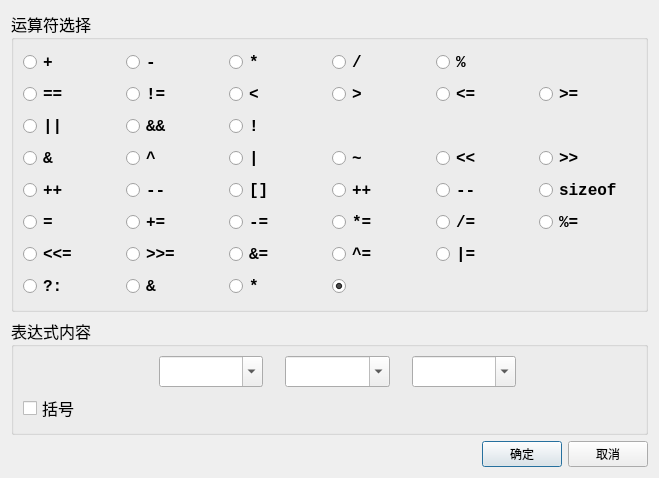
<?xml version="1.0" encoding="UTF-8"?>
<ui version="4.0">
 <class>CExpModifyDialog</class>
 <widget class="QDialog" name="CExpModifyDialog">
  <property name="geometry">
   <rect>
    <x>0</x>
    <y>0</y>
    <width>659</width>
    <height>478</height>
   </rect>
  </property>
  <property name="windowTitle">
   <string>编辑表达式</string>
  </property>
  <layout class="QVBoxLayout" name="verticalLayout_2">
   <item>
    <widget class="QGroupBox" name="groupBox">
     <property name="sizePolicy">
      <sizepolicy hsizetype="Preferred" vsizetype="Expanding">
       <horstretch>0</horstretch>
       <verstretch>0</verstretch>
      </sizepolicy>
     </property>
     <property name="font">
      <font>
       <family>宋体</family>
       <pointsize>12</pointsize>
      </font>
     </property>
     <property name="title">
      <string>运算符选择</string>
     </property>
     <layout class="QGridLayout" name="gridLayout">
      <item row="0" column="0">
       <widget class="QRadioButton" name="rb_jia">
        <property name="font">
         <font>
          <family>Consolas</family>
          <pointsize>12</pointsize>
          <weight>75</weight>
          <bold>true</bold>
         </font>
        </property>
        <property name="toolTip">
         <string>加法</string>
        </property>
        <property name="text">
         <string>+</string>
        </property>
       </widget>
      </item>
      <item row="0" column="1">
       <widget class="QRadioButton" name="rb_jian">
        <property name="font">
         <font>
          <family>Consolas</family>
          <pointsize>12</pointsize>
          <weight>75</weight>
          <bold>true</bold>
         </font>
        </property>
        <property name="toolTip">
         <string>减法</string>
        </property>
        <property name="text">
         <string>-</string>
        </property>
       </widget>
      </item>
      <item row="0" column="2">
       <widget class="QRadioButton" name="rb_cheng">
        <property name="font">
         <font>
          <family>Consolas</family>
          <pointsize>12</pointsize>
          <weight>75</weight>
          <bold>true</bold>
         </font>
        </property>
        <property name="toolTip">
         <string>乘法</string>
        </property>
        <property name="text">
         <string>*</string>
        </property>
       </widget>
      </item>
      <item row="0" column="3">
       <widget class="QRadioButton" name="rb_chu">
        <property name="font">
         <font>
          <family>Consolas</family>
          <pointsize>12</pointsize>
          <weight>75</weight>
          <bold>true</bold>
         </font>
        </property>
        <property name="toolTip">
         <string>除法</string>
        </property>
        <property name="text">
         <string>/</string>
        </property>
       </widget>
      </item>
      <item row="0" column="4">
       <widget class="QRadioButton" name="rb_qiuyu">
        <property name="font">
         <font>
          <family>Consolas</family>
          <pointsize>12</pointsize>
          <weight>75</weight>
          <bold>true</bold>
         </font>
        </property>
        <property name="toolTip">
         <string>求余</string>
        </property>
        <property name="text">
         <string>%</string>
        </property>
       </widget>
      </item>
      <item row="1" column="0">
       <widget class="QRadioButton" name="rb_dengyu">
        <property name="font">
         <font>
          <family>Consolas</family>
          <pointsize>12</pointsize>
          <weight>75</weight>
          <bold>true</bold>
         </font>
        </property>
        <property name="toolTip">
         <string>判等</string>
        </property>
        <property name="text">
         <string>==</string>
        </property>
       </widget>
      </item>
      <item row="1" column="1">
       <widget class="QRadioButton" name="rb_budengyu">
        <property name="font">
         <font>
          <family>Consolas</family>
          <pointsize>12</pointsize>
          <weight>75</weight>
          <bold>true</bold>
         </font>
        </property>
        <property name="toolTip">
         <string>不等于</string>
        </property>
        <property name="text">
         <string>!=</string>
        </property>
       </widget>
      </item>
      <item row="1" column="2">
       <widget class="QRadioButton" name="rb_xiaoyu">
        <property name="font">
         <font>
          <family>Consolas</family>
          <pointsize>12</pointsize>
          <weight>75</weight>
          <bold>true</bold>
         </font>
        </property>
        <property name="toolTip">
         <string>小于</string>
        </property>
        <property name="text">
         <string>&lt;</string>
        </property>
       </widget>
      </item>
      <item row="1" column="3">
       <widget class="QRadioButton" name="rb_dayu">
        <property name="font">
         <font>
          <family>Consolas</family>
          <pointsize>12</pointsize>
          <weight>75</weight>
          <bold>true</bold>
         </font>
        </property>
        <property name="toolTip">
         <string>大于</string>
        </property>
        <property name="text">
         <string>&gt;</string>
        </property>
       </widget>
      </item>
      <item row="1" column="4">
       <widget class="QRadioButton" name="rb_xydy">
        <property name="font">
         <font>
          <family>Consolas</family>
          <pointsize>12</pointsize>
          <weight>75</weight>
          <bold>true</bold>
         </font>
        </property>
        <property name="toolTip">
         <string>不大于</string>
        </property>
        <property name="text">
         <string>&lt;=</string>
        </property>
       </widget>
      </item>
      <item row="1" column="5">
       <widget class="QRadioButton" name="rb_dydy">
        <property name="font">
         <font>
          <family>Consolas</family>
          <pointsize>12</pointsize>
          <weight>75</weight>
          <bold>true</bold>
         </font>
        </property>
        <property name="toolTip">
         <string>不小于</string>
        </property>
        <property name="text">
         <string>&gt;=</string>
        </property>
       </widget>
      </item>
      <item row="2" column="0">
       <widget class="QRadioButton" name="rb_lj_huo">
        <property name="font">
         <font>
          <family>Consolas</family>
          <pointsize>12</pointsize>
          <weight>75</weight>
          <bold>true</bold>
         </font>
        </property>
        <property name="toolTip">
         <string>逻辑或</string>
        </property>
        <property name="text">
         <string>||</string>
        </property>
       </widget>
      </item>
      <item row="2" column="1">
       <widget class="QRadioButton" name="rb_lj_qie">
        <property name="font">
         <font>
          <family>Consolas</family>
          <pointsize>12</pointsize>
          <weight>75</weight>
          <bold>true</bold>
         </font>
        </property>
        <property name="toolTip">
         <string>逻辑且</string>
        </property>
        <property name="text">
         <string>&amp;&amp;&amp;&amp;</string>
        </property>
       </widget>
      </item>
      <item row="2" column="2">
       <widget class="QRadioButton" name="rb_lj_fei">
        <property name="font">
         <font>
          <family>Consolas</family>
          <pointsize>12</pointsize>
          <weight>75</weight>
          <bold>true</bold>
         </font>
        </property>
        <property name="toolTip">
         <string>逻辑非</string>
        </property>
        <property name="text">
         <string>!</string>
        </property>
       </widget>
      </item>
      <item row="3" column="0">
       <widget class="QRadioButton" name="rb_aw_yu">
        <property name="font">
         <font>
          <family>Consolas</family>
          <pointsize>12</pointsize>
          <weight>75</weight>
          <bold>true</bold>
         </font>
        </property>
        <property name="toolTip">
         <string>按位与</string>
        </property>
        <property name="text">
         <string>&amp;&amp;</string>
        </property>
       </widget>
      </item>
      <item row="3" column="1">
       <widget class="QRadioButton" name="rb_aw_yihuo">
        <property name="font">
         <font>
          <family>Consolas</family>
          <pointsize>12</pointsize>
          <weight>75</weight>
          <bold>true</bold>
         </font>
        </property>
        <property name="toolTip">
         <string>按位异或</string>
        </property>
        <property name="text">
         <string>^</string>
        </property>
       </widget>
      </item>
      <item row="3" column="2">
       <widget class="QRadioButton" name="rb_aw_huo">
        <property name="font">
         <font>
          <family>Consolas</family>
          <pointsize>12</pointsize>
          <weight>75</weight>
          <bold>true</bold>
         </font>
        </property>
        <property name="toolTip">
         <string>按位或</string>
        </property>
        <property name="text">
         <string>|</string>
        </property>
       </widget>
      </item>
      <item row="3" column="3">
       <widget class="QRadioButton" name="rb_aw_qiufan">
        <property name="font">
         <font>
          <family>Consolas</family>
          <pointsize>12</pointsize>
          <weight>75</weight>
          <bold>true</bold>
         </font>
        </property>
        <property name="toolTip">
         <string>按位求反</string>
        </property>
        <property name="text">
         <string>~</string>
        </property>
       </widget>
      </item>
      <item row="3" column="4">
       <widget class="QRadioButton" name="rb_aw_zuoyi">
        <property name="font">
         <font>
          <family>Consolas</family>
          <pointsize>12</pointsize>
          <weight>75</weight>
          <bold>true</bold>
         </font>
        </property>
        <property name="toolTip">
         <string>按位左移</string>
        </property>
        <property name="text">
         <string>&lt;&lt;</string>
        </property>
       </widget>
      </item>
      <item row="3" column="5">
       <widget class="QRadioButton" name="rb_aw_youyi">
        <property name="font">
         <font>
          <family>Consolas</family>
          <pointsize>12</pointsize>
          <weight>75</weight>
          <bold>true</bold>
         </font>
        </property>
        <property name="toolTip">
         <string>按位右移</string>
        </property>
        <property name="text">
         <string>&gt;&gt;</string>
        </property>
       </widget>
      </item>
      <item row="4" column="0">
       <widget class="QRadioButton" name="rb_houzijia">
        <property name="font">
         <font>
          <family>Consolas</family>
          <pointsize>12</pointsize>
          <weight>75</weight>
          <bold>true</bold>
         </font>
        </property>
        <property name="toolTip">
         <string>自加（后）</string>
        </property>
        <property name="text">
         <string>++</string>
        </property>
       </widget>
      </item>
      <item row="4" column="1">
       <widget class="QRadioButton" name="rb_huozijian">
        <property name="font">
         <font>
          <family>Consolas</family>
          <pointsize>12</pointsize>
          <weight>75</weight>
          <bold>true</bold>
         </font>
        </property>
        <property name="toolTip">
         <string>自减（后）</string>
        </property>
        <property name="text">
         <string>--</string>
        </property>
       </widget>
      </item>
      <item row="4" column="2">
       <widget class="QRadioButton" name="rb_xiabiao">
        <property name="font">
         <font>
          <family>Consolas</family>
          <pointsize>12</pointsize>
          <weight>75</weight>
          <bold>true</bold>
         </font>
        </property>
        <property name="toolTip">
         <string>下标运算</string>
        </property>
        <property name="text">
         <string>[]</string>
        </property>
       </widget>
      </item>
      <item row="4" column="3">
       <widget class="QRadioButton" name="rb_qianzijia">
        <property name="font">
         <font>
          <family>Consolas</family>
          <pointsize>12</pointsize>
          <weight>75</weight>
          <bold>true</bold>
         </font>
        </property>
        <property name="toolTip">
         <string>自加（前）</string>
        </property>
        <property name="text">
         <string>++</string>
        </property>
       </widget>
      </item>
      <item row="4" column="4">
       <widget class="QRadioButton" name="rb_qianzijian">
        <property name="font">
         <font>
          <family>Consolas</family>
          <pointsize>12</pointsize>
          <weight>75</weight>
          <bold>true</bold>
         </font>
        </property>
        <property name="toolTip">
         <string>自减（前）</string>
        </property>
        <property name="text">
         <string>--</string>
        </property>
       </widget>
      </item>
      <item row="4" column="5">
       <widget class="QRadioButton" name="rb_sizeof">
        <property name="font">
         <font>
          <family>Consolas</family>
          <pointsize>12</pointsize>
          <weight>75</weight>
          <bold>true</bold>
         </font>
        </property>
        <property name="toolTip">
         <string>求长度</string>
        </property>
        <property name="text">
         <string>sizeof</string>
        </property>
       </widget>
      </item>
      <item row="5" column="0">
       <widget class="QRadioButton" name="rb_fz">
        <property name="font">
         <font>
          <family>Consolas</family>
          <pointsize>12</pointsize>
          <weight>75</weight>
          <bold>true</bold>
         </font>
        </property>
        <property name="toolTip">
         <string>赋值</string>
        </property>
        <property name="text">
         <string>=</string>
        </property>
       </widget>
      </item>
      <item row="5" column="1">
       <widget class="QRadioButton" name="rb_fz_jia">
        <property name="font">
         <font>
          <family>Consolas</family>
          <pointsize>12</pointsize>
          <weight>75</weight>
          <bold>true</bold>
         </font>
        </property>
        <property name="toolTip">
         <string>加赋值</string>
        </property>
        <property name="text">
         <string>+=</string>
        </property>
       </widget>
      </item>
      <item row="5" column="2">
       <widget class="QRadioButton" name="rb_fz_jian">
        <property name="font">
         <font>
          <family>Consolas</family>
          <pointsize>12</pointsize>
          <weight>75</weight>
          <bold>true</bold>
         </font>
        </property>
        <property name="toolTip">
         <string>减赋值</string>
        </property>
        <property name="text">
         <string>-=</string>
        </property>
       </widget>
      </item>
      <item row="5" column="3">
       <widget class="QRadioButton" name="rb_fz_cheng">
        <property name="font">
         <font>
          <family>Consolas</family>
          <pointsize>12</pointsize>
          <weight>75</weight>
          <bold>true</bold>
         </font>
        </property>
        <property name="toolTip">
         <string>乘赋值</string>
        </property>
        <property name="text">
         <string>*=</string>
        </property>
       </widget>
      </item>
      <item row="5" column="4">
       <widget class="QRadioButton" name="rb_fz_chu">
        <property name="font">
         <font>
          <family>Consolas</family>
          <pointsize>12</pointsize>
          <weight>75</weight>
          <bold>true</bold>
         </font>
        </property>
        <property name="toolTip">
         <string>除赋值</string>
        </property>
        <property name="text">
         <string>/=</string>
        </property>
       </widget>
      </item>
      <item row="5" column="5">
       <widget class="QRadioButton" name="rb_fz_qiuyu">
        <property name="font">
         <font>
          <family>Consolas</family>
          <pointsize>12</pointsize>
          <weight>75</weight>
          <bold>true</bold>
         </font>
        </property>
        <property name="toolTip">
         <string>求余赋值</string>
        </property>
        <property name="text">
         <string>%=</string>
        </property>
       </widget>
      </item>
      <item row="6" column="0">
       <widget class="QRadioButton" name="rb_fz_zuoyi">
        <property name="font">
         <font>
          <family>Consolas</family>
          <pointsize>12</pointsize>
          <weight>75</weight>
          <bold>true</bold>
         </font>
        </property>
        <property name="toolTip">
         <string>左移赋值</string>
        </property>
        <property name="text">
         <string>&lt;&lt;=</string>
        </property>
       </widget>
      </item>
      <item row="6" column="1">
       <widget class="QRadioButton" name="rb_fz_youyi">
        <property name="font">
         <font>
          <family>Consolas</family>
          <pointsize>12</pointsize>
          <weight>75</weight>
          <bold>true</bold>
         </font>
        </property>
        <property name="toolTip">
         <string>右移赋值</string>
        </property>
        <property name="text">
         <string>&gt;&gt;=</string>
        </property>
       </widget>
      </item>
      <item row="6" column="2">
       <widget class="QRadioButton" name="rb_fz_yu">
        <property name="font">
         <font>
          <family>Consolas</family>
          <pointsize>12</pointsize>
          <weight>75</weight>
          <bold>true</bold>
         </font>
        </property>
        <property name="toolTip">
         <string>与赋值</string>
        </property>
        <property name="text">
         <string>&amp;&amp;=</string>
        </property>
       </widget>
      </item>
      <item row="6" column="3">
       <widget class="QRadioButton" name="rb_fz_yihuo">
        <property name="font">
         <font>
          <family>Consolas</family>
          <pointsize>12</pointsize>
          <weight>75</weight>
          <bold>true</bold>
         </font>
        </property>
        <property name="toolTip">
         <string>异或赋值</string>
        </property>
        <property name="text">
         <string>^=</string>
        </property>
       </widget>
      </item>
      <item row="6" column="4">
       <widget class="QRadioButton" name="rb_fz_huo">
        <property name="font">
         <font>
          <family>Consolas</family>
          <pointsize>12</pointsize>
          <weight>75</weight>
          <bold>true</bold>
         </font>
        </property>
        <property name="toolTip">
         <string>或赋值</string>
        </property>
        <property name="text">
         <string>|=</string>
        </property>
       </widget>
      </item>
      <item row="7" column="0">
       <widget class="QRadioButton" name="rb_tiaojian">
        <property name="font">
         <font>
          <family>Consolas</family>
          <pointsize>12</pointsize>
          <weight>75</weight>
          <bold>true</bold>
         </font>
        </property>
        <property name="toolTip">
         <string>条件表达式</string>
        </property>
        <property name="text">
         <string>?:</string>
        </property>
       </widget>
      </item>
      <item row="7" column="1">
       <widget class="QRadioButton" name="rb_qvzhi">
        <property name="font">
         <font>
          <family>Consolas</family>
          <pointsize>12</pointsize>
          <weight>75</weight>
          <bold>true</bold>
         </font>
        </property>
        <property name="toolTip">
         <string>求左值的指针</string>
        </property>
        <property name="text">
         <string>&amp;&amp;</string>
        </property>
       </widget>
      </item>
      <item row="7" column="2">
       <widget class="QRadioButton" name="rb_jieyinyong">
        <property name="font">
         <font>
          <family>Consolas</family>
          <pointsize>12</pointsize>
          <weight>75</weight>
          <bold>true</bold>
         </font>
        </property>
        <property name="toolTip">
         <string>求指针的对象</string>
        </property>
        <property name="text">
         <string>*</string>
        </property>
       </widget>
      </item>
      <item row="7" column="3">
       <widget class="QRadioButton" name="rb_wufuhao">
        <property name="font">
         <font>
          <family>Consolas</family>
          <pointsize>12</pointsize>
          <weight>75</weight>
          <bold>true</bold>
         </font>
        </property>
        <property name="toolTip">
         <string>无运算符</string>
        </property>
        <property name="text">
         <string/>
        </property>
        <property name="checked">
         <bool>true</bool>
        </property>
       </widget>
      </item>
     </layout>
    </widget>
   </item>
   <item>
    <widget class="QGroupBox" name="groupBox_2">
     <property name="font">
      <font>
       <family>宋体</family>
       <pointsize>12</pointsize>
      </font>
     </property>
     <property name="title">
      <string>表达式内容</string>
     </property>
     <layout class="QVBoxLayout" name="verticalLayout">
      <item>
       <layout class="QHBoxLayout" name="horizontalLayout">
        <item>
         <spacer name="horizontalSpacer_2">
          <property name="orientation">
           <enum>Qt::Horizontal</enum>
          </property>
          <property name="sizeHint" stdset="0">
           <size>
            <width>40</width>
            <height>20</height>
           </size>
          </property>
         </spacer>
        </item>
        <item>
         <widget class="QLabel" name="lb_0">
          <property name="sizePolicy">
           <sizepolicy hsizetype="Preferred" vsizetype="Preferred">
            <horstretch>0</horstretch>
            <verstretch>0</verstretch>
           </sizepolicy>
          </property>
          <property name="font">
           <font>
            <family>Consolas</family>
            <weight>75</weight>
            <bold>true</bold>
           </font>
          </property>
          <property name="text">
           <string/>
          </property>
          <property name="alignment">
           <set>Qt::AlignCenter</set>
          </property>
         </widget>
        </item>
        <item>
         <widget class="QLabel" name="lb_1">
          <property name="sizePolicy">
           <sizepolicy hsizetype="Preferred" vsizetype="Preferred">
            <horstretch>0</horstretch>
            <verstretch>0</verstretch>
           </sizepolicy>
          </property>
          <property name="font">
           <font>
            <family>Consolas</family>
            <weight>75</weight>
            <bold>true</bold>
           </font>
          </property>
          <property name="text">
           <string/>
          </property>
          <property name="alignment">
           <set>Qt::AlignCenter</set>
          </property>
         </widget>
        </item>
        <item>
         <widget class="QComboBox" name="cb_1">
          <property name="sizePolicy">
           <sizepolicy hsizetype="Expanding" vsizetype="Fixed">
            <horstretch>0</horstretch>
            <verstretch>0</verstretch>
           </sizepolicy>
          </property>
          <property name="editable">
           <bool>true</bool>
          </property>
         </widget>
        </item>
        <item>
         <widget class="QLabel" name="lb_2">
          <property name="font">
           <font>
            <family>Consolas</family>
            <weight>75</weight>
            <bold>true</bold>
           </font>
          </property>
          <property name="text">
           <string/>
          </property>
          <property name="alignment">
           <set>Qt::AlignCenter</set>
          </property>
         </widget>
        </item>
        <item>
         <widget class="QComboBox" name="cb_2">
          <property name="enabled">
           <bool>true</bool>
          </property>
          <property name="sizePolicy">
           <sizepolicy hsizetype="Expanding" vsizetype="Fixed">
            <horstretch>0</horstretch>
            <verstretch>0</verstretch>
           </sizepolicy>
          </property>
          <property name="editable">
           <bool>true</bool>
          </property>
         </widget>
        </item>
        <item>
         <widget class="QLabel" name="lb_3">
          <property name="font">
           <font>
            <family>Consolas</family>
            <weight>75</weight>
            <bold>true</bold>
           </font>
          </property>
          <property name="text">
           <string/>
          </property>
          <property name="alignment">
           <set>Qt::AlignCenter</set>
          </property>
         </widget>
        </item>
        <item>
         <widget class="QComboBox" name="cb_3">
          <property name="sizePolicy">
           <sizepolicy hsizetype="Expanding" vsizetype="Fixed">
            <horstretch>0</horstretch>
            <verstretch>0</verstretch>
           </sizepolicy>
          </property>
          <property name="editable">
           <bool>true</bool>
          </property>
         </widget>
        </item>
        <item>
         <widget class="QLabel" name="lb_4">
          <property name="font">
           <font>
            <family>Consolas</family>
            <weight>75</weight>
            <bold>true</bold>
           </font>
          </property>
          <property name="text">
           <string/>
          </property>
          <property name="alignment">
           <set>Qt::AlignCenter</set>
          </property>
         </widget>
        </item>
        <item>
         <spacer name="horizontalSpacer_3">
          <property name="orientation">
           <enum>Qt::Horizontal</enum>
          </property>
          <property name="sizeHint" stdset="0">
           <size>
            <width>40</width>
            <height>20</height>
           </size>
          </property>
         </spacer>
        </item>
       </layout>
      </item>
      <item>
       <widget class="QCheckBox" name="cb_kuohao">
        <property name="text">
         <string>括号</string>
        </property>
       </widget>
      </item>
     </layout>
    </widget>
   </item>
   <item>
    <layout class="QHBoxLayout" name="horizontalLayout_2">
     <item>
      <spacer name="horizontalSpacer">
       <property name="orientation">
        <enum>Qt::Horizontal</enum>
       </property>
       <property name="sizeHint" stdset="0">
        <size>
         <width>201</width>
         <height>20</height>
        </size>
       </property>
      </spacer>
     </item>
     <item>
      <widget class="QPushButton" name="pb_ok">
       <property name="text">
        <string>确定</string>
       </property>
      </widget>
     </item>
     <item>
      <widget class="QPushButton" name="pb_cancel">
       <property name="text">
        <string>取消</string>
       </property>
      </widget>
     </item>
    </layout>
   </item>
  </layout>
 </widget>
 <resources/>
 <connections/>
</ui>
